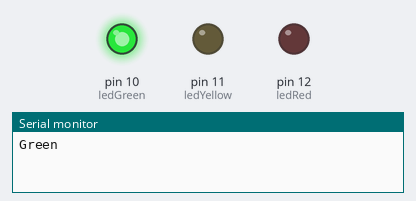
Bench run of a sketch on a simulated Arduino Uno, built with avr-gcc and run on an emulated ATmega328P. Shown: output pins drawn as LEDs (lit = HIGH), the last lines printed to the serial monitor.

Above: at 2.0 s.
At 6.0 s:
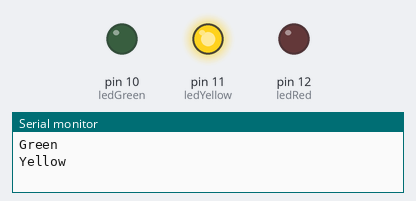
At 10.0 s:
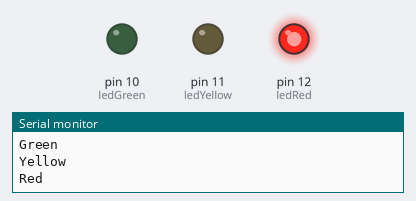
Timing chart, 0 to 15.6 s (numbered marks = the images above):
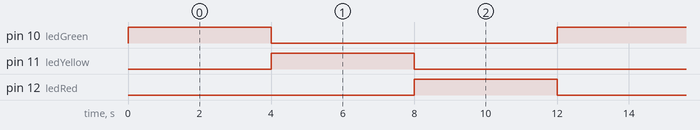

The sketch:

01_traffic_light.ino
```cpp
const int ledRed = 12;
const int ledYellow = 11;
const int ledGreen = 10;

// the setup function runs once when you press reset or power the board
void setup() {
  // setup debugging
  Serial.begin(9600);

  // initialize digital led pins as an output.
  pinMode(ledRed, OUTPUT);
  pinMode(ledYellow, OUTPUT);
  pinMode(ledGreen, OUTPUT);
}

// the loop function runs over and over again forever
void loop() {
  // turn green light on for 4 secs, then turn off
  digitalWrite(ledGreen, HIGH);
  Serial.println("Green");
  delay(4000);
  digitalWrite(ledGreen, LOW);

  // turn yellow light on for 4 secs, then turn off
  digitalWrite(ledYellow, HIGH);
  Serial.println("Yellow");
  delay(4000);
  digitalWrite(ledYellow, LOW);

  // turn red light on for 4 secs, then turn off
  digitalWrite(ledRed, HIGH);
  Serial.println("Red");
  delay(4000);
  digitalWrite(ledRed, LOW);
}
```

Measured:
- by itself, pin 10 (ledGreen), pin 11 (ledYellow), pin 12 (ledRed): alternates HIGH for 4.0 s and LOW for 8.0 s
- by itself, everything shown: repeats every 12.0 s, in 4 steps
